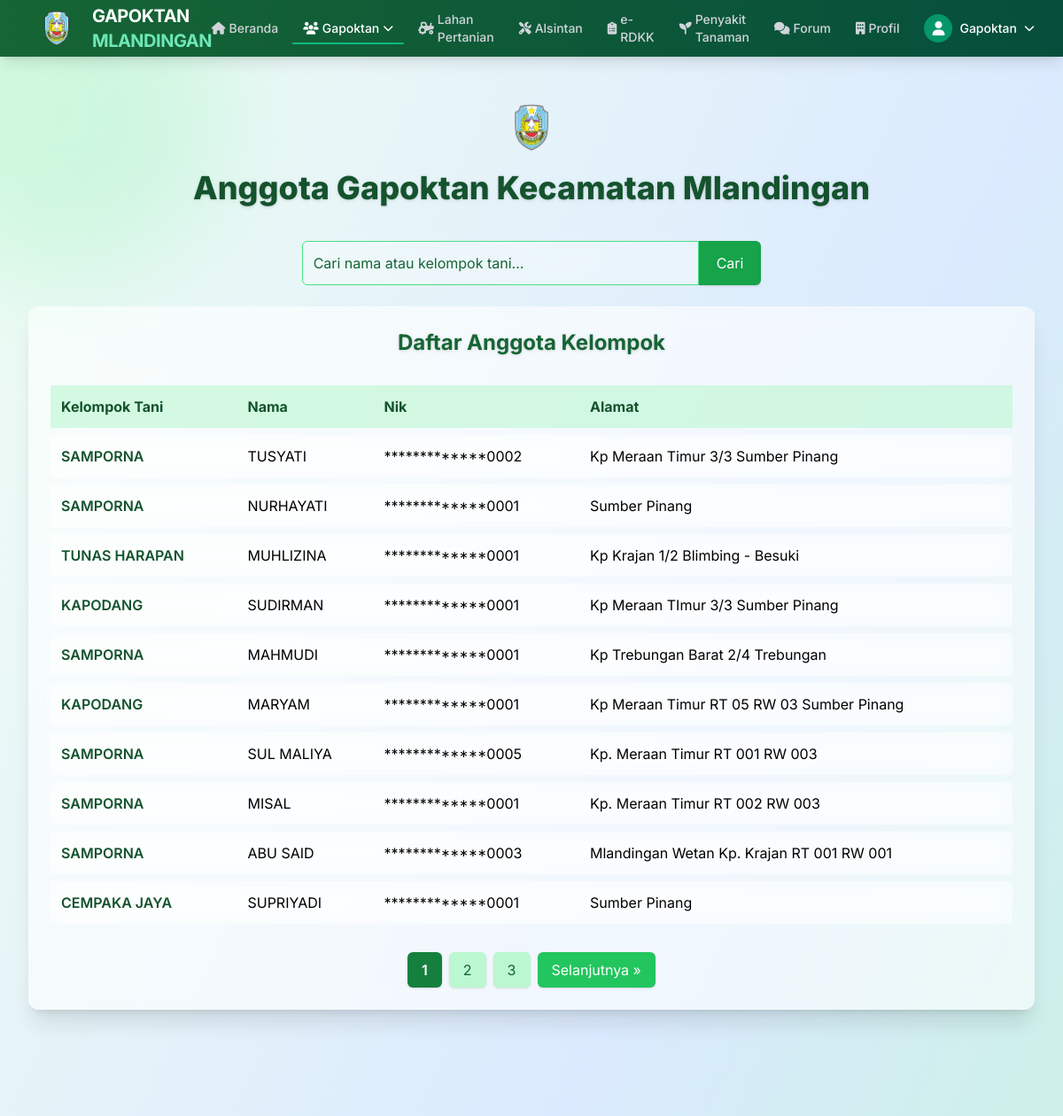
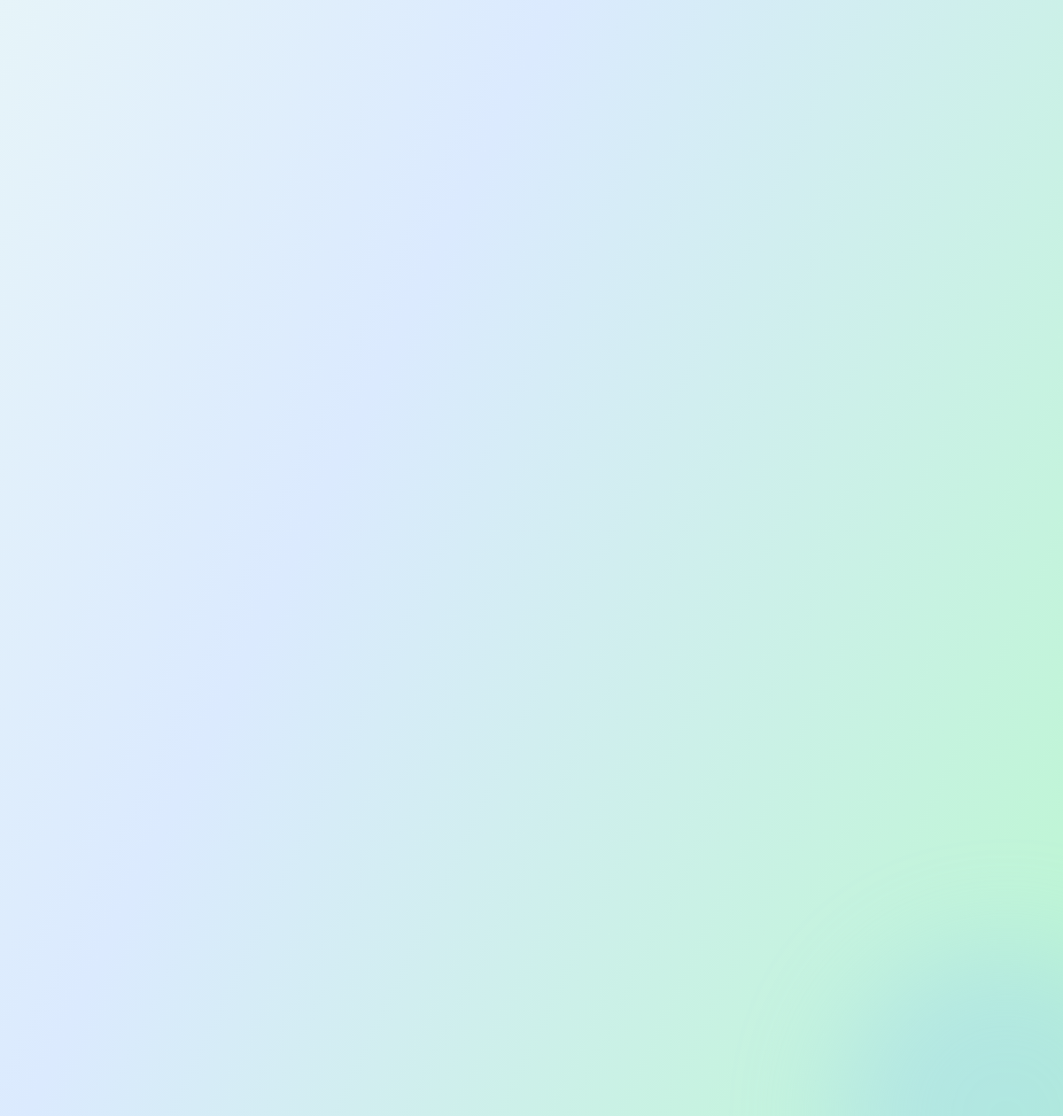
Screenshot of /petani/anggota (signed in) with the database file from the repository (2 pictures, top to bottom).
### administrator/models.py (models this page shows, shortened)
class Petani(models.Model):
    grup = models.ForeignKey(Grup, on_delete=models.CASCADE, related_name='anggota')
    nama = models.CharField(max_length=100)
    nik = models.CharField(max_length=100, default="0000000000000000")
    alamat = RichTextField(blank=True, null=True)
    created_at = models.DateField(default=timezone.now)
    slug = models.SlugField(max_length=200,null=True,blank=True, unique=True)
    class Meta:
        verbose_name_plural ="Data Petani"
    def nik_tersembunyi(self):
        return self.nik[:-4].replace(self.nik[:-4], '*' * len(self.nik[:-4])) + self.nik[-4:]

class Grup(models.Model):
    nama = models.CharField(max_length=100, unique=True)
    aktif = models.BooleanField(default=True)
    slug = models.SlugField(max_length=200, null=True,blank=True, unique=True)
    class Meta:
        verbose_name_plural ="Data Grup"
    def __str__(self):
        return self.nama

### petani/views.py (the view)
# urls.py: path('anggota', views.anggota, name='anggota'),
@login_required(login_url='login')
def anggota(request):
    query = request.GET.get('q')
    if query:
        query_petani = Petani.objects.filter(
            Q(nama__icontains=query) | Q(grup__nama__icontains=query)
        ).order_by('-id')
    else:
        query_petani = Petani.objects.order_by('-id')
    paginator = Paginator(query_petani, 10)  # 10 data per halaman
    page_number = request.GET.get('page')
    page_obj = paginator.get_page(page_number)
    context = {
        "judul": "Halaman anggota",
        "menu": "anggota",
        'petani': page_obj,
    }
    return render(request, 'anggota.html', context)

### petani/templates/anggota.html (shortened to what this page needs)
{% extends "base.html" %}
{% load static %}
{% block content %}
<div class="relative w-full min-h-screen bg-gradient-to-br from-green-50 via-blue-100 to-green-200 overflow-hidden">
    <div class="absolute -top-32 -left-32 w-96 h-96 bg-green-300 opacity-30 rounded-full filter blur-3xl z-0"></div>
    <div class="absolute -bottom-32 -right-32 w-96 h-96 bg-blue-300 opacity-30 rounded-full filter blur-3xl z-0"></div>
    <div class="relative z-10 max-w-7xl mx-auto px-4 sm:px-6 lg:px-8 py-12">
        <header class="text-center mb-10">
            <div class="flex justify-center mb-4">
                <img src="{% static 'gambar/logobpp.png' %}" alt="Logo" class="w-18 h-16">
            </div>
            <h1 class="text-4xl font-extrabold text-green-900 drop-shadow">
                Anggota Gapoktan Kecamatan Mlandingan
            </h1>
        </header>
        <form method="get" action="" class="flex justify-center mb-6">
            <input type="text" name="q" placeholder="Cari nama atau kelompok tani..."
                value="{{ request.GET.q }}"
                class="p-3 border border-green-400 rounded-l-md w-full max-w-md focus:outline-none focus:ring-2 focus:ring-green-500 bg-white/30 backdrop-blur-md text-green-900 placeholder-green-800">
            <button type="submit" class="bg-green-600 text-white px-5 rounded-r-md hover:bg-green-700 transition shadow">
                Cari
            </button>
        </form>
        <div class="backdrop-blur-md bg-white/60 rounded-xl shadow-xl p-6 border border-white/20 overflow-x-auto">
            <h2 class="text-2xl font-bold mb-6 text-center text-green-800 drop-shadow">Daftar Anggota Kelompok</h2>
            <table class="w-full min-w-max text-left border-separate border-spacing-y-2">
                <thead>
                    <tr class="bg-green-200/60 text-green-900">
                        <th class="p-3">Kelompok Tani</th>
                        <th class="p-3">Nama</th>
                        <th class="p-3">Nik</th>
                        <th class="p-3">Alamat</th>
                    </tr>
                </thead>
                {% for row in petani.object_list %}
                <tbody>
                    <tr class="hover:bg-green-100/50 transition backdrop-blur-md bg-white/30">
                        <td class="p-3 text-green-900 font-semibold">{{ row.grup }}</td>
                        <td class="p-3">{{ row.nama }}</td>
                        <td class="p-3">{{ row.nik_tersembunyi }}</td>
                        <td class="p-3">{{ row.alamat|safe }}</td>
                    </tr>
                </tbody>
                {% empty %}
                <tbody>
                    <tr>
                        <td colspan="5" class="text-center text-red-500 italic p-3">Data tidak ditemukan.</td>
                    </tr>
                </tbody>
                {% endfor %}
            </table>
            <div class="mt-6 flex justify-center items-center space-x-2">
                {% for num in petani.paginator.page_range %}
                    {% if petani.number == num %}
                        <span class="px-4 py-2 bg-green-700 text-white font-semibold rounded-md shadow">
                            {{ num }}
                        </span>
                    {% elif num > petani.number|add:'-3' and num < petani.number|add:'3' %}
                        <a href="?{% if request.GET.q %}q={{ request.GET.q }}&{% endif %}page={{ num }}"
                           class="px-4 py-2 bg-green-200 text-green-800 rounded-md hover:bg-green-300 transition shadow">
                            {{ num }}
                        </a>
                    {% endif %}
                {% endfor %}
                {% if petani.has_next %}
                    <a href="?{% if request.GET.q %}q={{ request.GET.q }}&{% endif %}page={{ petani.next_page_number }}"
                       class="px-4 py-2 bg-green-500 text-white rounded-md hover:bg-green-600 transition shadow">
                        Selanjutnya &raquo;
                    </a>
                {% endif %}
            </div>
        </div>
    </div>
</div>
{% endblock content %}

### templates/base.html (shortened to what this page needs)
{% load static %}
<!DOCTYPE html>
<html lang="id" class="h-full">
<head>
    <script src="https://cdn.tailwindcss.com?plugins=forms,typography,aspect-ratio,line-clamp"></script>
    <link rel="stylesheet" href="https://cdnjs.cloudflare.com/ajax/libs/font-awesome/6.4.0/css/all.min.css">
</head>
<body class="flex flex-col min-h-screen" x-data="{
    mobileMenuOpen: false,
    userMenuOpen: false
}">
    {% include "navbar.html" %}
    <main class="flex-grow w-full h-auto">
        {% block content %}
        {% endblock %}
    </main>
</body>
</html>

### templates/navbar.html (shortened to what this page needs)
{% load static %}
 <nav class="bg-gradient-to-r from-green-800 to-emerald-900 text-white shadow-lg z-50">
    <div class="w-full px-4 sm:px-6 lg:px-8">
            <div class="flex justify-between h-16 items-center">
                <div class="flex items-center space-x-3">
                    <a href="{% url 'beranda' %}" class="flex items-center space-x-2 group">
                        <img src="{% static 'gambar/logobpp.png' %}" alt="Logo Gapoktan" class="w-18 h-12 transition-transform group-hover:rotate-12">
                        <span class="font-bold text-xl tracking-tight">GAPOKTAN<span class="text-emerald-300"> MLANDINGAN</span></span>
                    </a>
                </div>
<div class="hidden lg:flex items-center space-x-1">
    <a href="{% url 'beranda' %}"
       class="relative px-3 py-2 text-sm font-medium flex items-center space-x-1
       {% if request.resolver_match.url_name == 'beranda' %}
           text-white underline-pulse
       {% else %}
           text-gray-300 hover:text-white hover:border-b-2 hover:border-emerald-400
       {% endif %}">
        <i class="fas fa-home text-sm"></i>
        <span>Beranda</span>
    </a>
    <div class="relative group" x-data="{ open: false }">
        <button @click="open = !open"
                class="relative px-3 py-2 text-sm font-medium flex items-center space-x-1
               {% if request.resolver_match.url_name == 'grup' or request.resolver_match.url_name == 'ketua' or request.resolver_match.url_name == 'anggota' %}
                    text-white underline-pulse
                {% else %}
                    text-gray-300 hover:text-white hover:border-b-2 hover:border-emerald-400
                {% endif %}">
            <i class="fas fa-users text-sm"></i>
            <span>Gapoktan</span>
            <i class="fas fa-chevron-down text-xs transition-transform duration-200"
               :class="{'transform rotate-180': open}"></i>
        </button>
    </div>
    <a href="{% url 'lahan' %}"
       class="relative px-3 py-2 text-sm font-medium flex items-center space-x-1
       {% if request.resolver_match.url_name == 'lahan' %}
           text-white underline-pulse
       {% else %}
           text-gray-300 hover:text-white hover:border-b-2 hover:border-emerald-400
       {% endif %}">
        <i class="fas fa-tractor text-sm"></i>
        <span>Lahan Pertanian</span>
    </a>
    <a href="{% url 'alsintan' %}"
       class="relative px-3 py-2 text-sm font-medium flex items-center space-x-1
       {% if request.resolver_match.url_name == 'alsintan' %}
           text-white underline-pulse
       {% else %}
           text-gray-300 hover:text-white hover:border-b-2 hover:border-emerald-400
       {% endif %}">
        <i class="fas fa-tools text-sm"></i>
        <span>Alsintan</span>
    </a>
    <a href="{% url 'erdkk' %}"
       class="relative px-3 py-2 text-sm font-medium flex items-center space-x-1
       {% if request.resolver_match.url_name == 'erdkk' %}
           text-white underline-pulse
       {% else %}
           text-gray-300 hover:text-white hover:border-b-2 hover:border-emerald-400
       {% endif %}">
        <i class="fas fa-clipboard-list text-sm"></i>
        <span>e-RDKK</span>
    </a>
    <a href="{% url 'tanaman' %}"
       class="relative px-3 py-2 text-sm font-medium flex items-center space-x-1
       {% if request.resolver_match.url_name == 'tanaman' %}
           text-white underline-pulse
       {% else %}
           text-gray-300 hover:text-white hover:border-b-2 hover:border-emerald-400
       {% endif %}">
        <i class="fas fa-seedling text-sm"></i>
        <span>Penyakit Tanaman</span>
    </a>
    <a href="{% url 'daftar_forum' %}"
       class="relative px-3 py-2 text-sm font-medium flex items-center space-x-1
       {% if request.resolver_match.url_name == 'daftar_forum' %}
           text-white underline-pulse
       {% else %}
           text-gray-300 hover:text-white hover:border-b-2 hover:border-emerald-400
       {% endif %}">
        <i class="fas fa-comments text-sm"></i>
        <span>Forum</span>
    </a>
      <a href="{% url 'profil' %}"
       class="relative px-3 py-2 text-sm font-medium flex items-center space-x-1
       {% if request.resolver_match.url_name == 'profil' %}
           text-white underline-pulse
       {% else %}
           text-gray-300 hover:text-white hover:border-b-2 hover:border-emerald-400
       {% endif %}">
        <i class="fa fa-building text-sm"></i>
        <span>Profil</span>
    </a>
</div>
                <div class="hidden md:flex items-center ml-4 relative" x-data="{ userMenuOpen: false }">
                    {% if user.is_authenticated %}
                        <button @click="userMenuOpen = !userMenuOpen" class="flex items-center space-x-2 focus:outline-none">
                            <div class="w-8 h-8 rounded-full bg-emerald-600 flex items-center justify-center text-white font-medium">
                                <i class="fas fa-user"></i>
                            </div>
                            <span class="text-sm font-medium">{{ request.session.username }}</span>
                            <i class="fas fa-chevron-down text-xs transition-transform duration-200" :class="{'transform rotate-180': userMenuOpen}"></i>
                        </button>
                    {% else %}
                        <a href="{% url 'login' %}" class="px-3 py-2 text-sm font-medium text-white hover:underline">Login</a>
                    {% endif %}
                </div>
            </div>
        </div>
    </nav>

### templates/footer.html (shortened to what this page needs)
{% load static %}

### templates/styles.html (style rules this page uses)
.underline-pulse::after { content: ''; position: absolute; bottom: 0; left: 0; height: 2px; width: 100%; background-color: #10b981; animation: underlinePulse 1.8s ease-in-out infinite; border-radius: 9999px; }
body { font-family: 'Inter', sans-serif; @apply bg-gray-50 text-gray-800 antialiased min-h-full; }

### rows the page displays
Petani: grup "SAMPORNA", nama "TUSYATI", nik_tersembunyi "*************0002", alamat "Kp Meraan Timur 3/3 Sumber Pinang"
Petani: grup "SAMPORNA", nama "NURHAYATI", nik_tersembunyi "*************0001", alamat "Sumber Pinang"
Petani: grup "TUNAS HARAPAN", nama "MUHLIZINA", nik_tersembunyi "*************0001", alamat "Kp Krajan 1/2 Blimbing - Besuki"
Petani: grup "KAPODANG", nama "SUDIRMAN", nik_tersembunyi "*************0001", alamat "Kp Meraan TImur 3/3 Sumber Pinang"
Petani: grup "SAMPORNA", nama "MAHMUDI", nik_tersembunyi "*************0001", alamat "Kp Trebungan Barat 2/4 Trebungan"
Petani: grup "KAPODANG", nama "MARYAM", nik_tersembunyi "*************0001", alamat "Kp Meraan Timur RT 05 RW 03 Sumber Pinang"
Petani: grup "SAMPORNA", nama "SUL MALIYA", nik_tersembunyi "*************0005", alamat "Kp. Meraan Timur RT 001 RW 003"
Petani: grup "SAMPORNA", nama "MISAL", nik_tersembunyi "*************0001", alamat "Kp. Meraan Timur RT 002 RW 003"
Petani: grup "SAMPORNA", nama "ABU SAID", nik_tersembunyi "*************0003", alamat "Mlandingan Wetan Kp. Krajan RT 001 RW 001"
Petani: grup "CEMPAKA JAYA", nama "SUPRIYADI", nik_tersembunyi "*************0001", alamat "Sumber Pinang"

### other values shown
{{ request.session.username }} "Gapoktan"
{{ num }} "1"
{{ num }} "2" "3"
